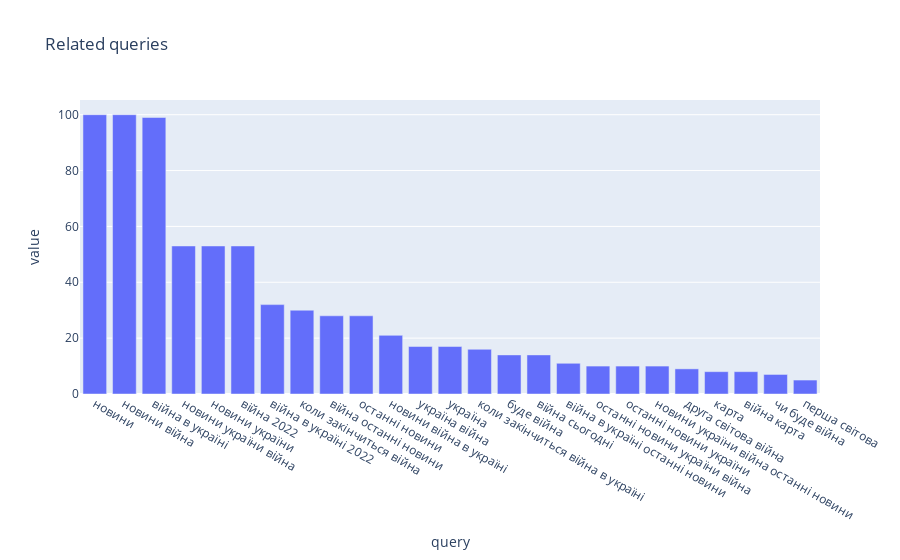

This figure's notebook cell:
### Code cell
fig = px.bar(related_data['війна']['top'], x='query', y='value', title='Related queries')
fig.show()

### Figure 1 — Plotly figure (JSON) as saved in the notebook; plotly's stock layout.template omitted (floating-point values rounded to 4 significant figures)
{"data": [{"alignmentgroup": "True", "hovertemplate": "query=%{x}<br>value=%{y}<extra></extra>", "legendgroup": "", "marker": {"color": "#636efa", "pattern": {"shape": ""}}, "name": "", "offsetgroup": "", "orientation": "v", "showlegend": false, "textposition": "auto", "type": "bar", "x": ["новини", "новини війна", "війна в україні", "новини україни війна", "новини україни", "війна 2022", "війна в україні 2022", "коли закінчиться війна", "війна останні новини", "останні новини", "новини війна в україні", "україна війна", "україна", "коли закінчиться війна в україні", "буде війна", "війна сьогодні", "війна в україні останні новини", "останні новини україни війна", "останні новини україни", "новини україни війна останні новини", "друга світова війна", "карта", "війна карта", "чи буде війна", "перша світова"], "xaxis": "x", "y": [100, 100, 99, 53, 53, 53, 32, 30, 28, 28, 21, 17, 17, 16, 14, 14, 11, 10, 10, 10, 9, 8, 8, 7, 5], "yaxis": "y"}], "layout": {"barmode": "relative", "legend": {"tracegroupgap": 0}, "title": {"text": "Related queries"}, "xaxis": {"anchor": "y", "domain": [0, 1], "title": {"text": "query"}}, "yaxis": {"anchor": "x", "domain": [0, 1], "title": {"text": "value"}}}}
